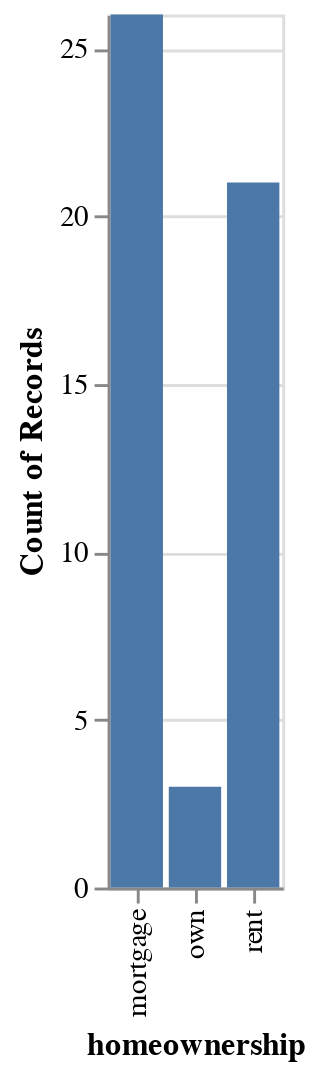

Notebook cell for this chart:
### Markdown cell above
### Standard bar chart

### Code cell
alt.Chart(source).mark_bar().encode(
    x=alt.X('homeownership'),
    y=alt.Y('homeownership', aggregate='count')
)

### Figure 1 — Vega-Lite specification as saved in the notebook (floating-point values rounded to 4 significant figures)
{"config": {"view": {"continuousWidth": 300, "continuousHeight": 300}}, "data": {"name": "data-b2c8afca0e0d20ad88220754b4a4f801"}, "mark": {"type": "bar"}, "encoding": {"x": {"field": "homeownership", "type": "nominal"}, "y": {"aggregate": "count", "field": "homeownership", "type": "nominal"}}, "$schema": "https://vega.github.io/schema/vega-lite/v5.6.1.json", "datasets": {"data-b2c8afca0e0d20ad88220754b4a4f801": [{"homeownership": "rent"}, {"homeownership": "rent"}, {"homeownership": "mortgage"}, {"homeownership": "rent"}, {"homeownership": "mortgage"}, {"homeownership": "mortgage"}, {"homeownership": "rent"}, {"homeownership": "mortgage"}, {"homeownership": "rent"}, {"homeownership": "mortgage"}, {"homeownership": "rent"}, {"homeownership": "mortgage"}, {"homeownership": "rent"}, {"homeownership": "mortgage"}, {"homeownership": "rent"}, {"homeownership": "mortgage"}, {"homeownership": "rent"}, {"homeownership": "rent"}, {"homeownership": "rent"}, {"homeownership": "mortgage"}, {"homeownership": "mortgage"}, {"homeownership": "mortgage"}, {"homeownership": "mortgage"}, {"homeownership": "rent"}, {"homeownership": "mortgage"}, {"homeownership": "rent"}, {"homeownership": "mortgage"}, {"homeownership": "own"}, {"homeownership": "mortgage"}, {"homeownership": "mortgage"}, {"homeownership": "rent"}, {"homeownership": "mortgage"}, {"homeownership": "mortgage"}, {"homeownership": "rent"}, {"homeownership": "rent"}, {"homeownership": "own"}, {"homeownership": "mortgage"}, {"homeownership": "rent"}, {"homeownership": "mortgage"}, {"homeownership": "rent"}, {"homeownership": "mortgage"}, {"homeownership": "rent"}, {"homeownership": "rent"}, {"homeownership": "mortgage"}, {"homeownership": "mortgage"}, {"homeownership": "mortgage"}, {"homeownership": "mortgage"}, {"homeownership": "rent"}, {"homeownership": "own"}, {"homeownership": "mortgage"}]}}
